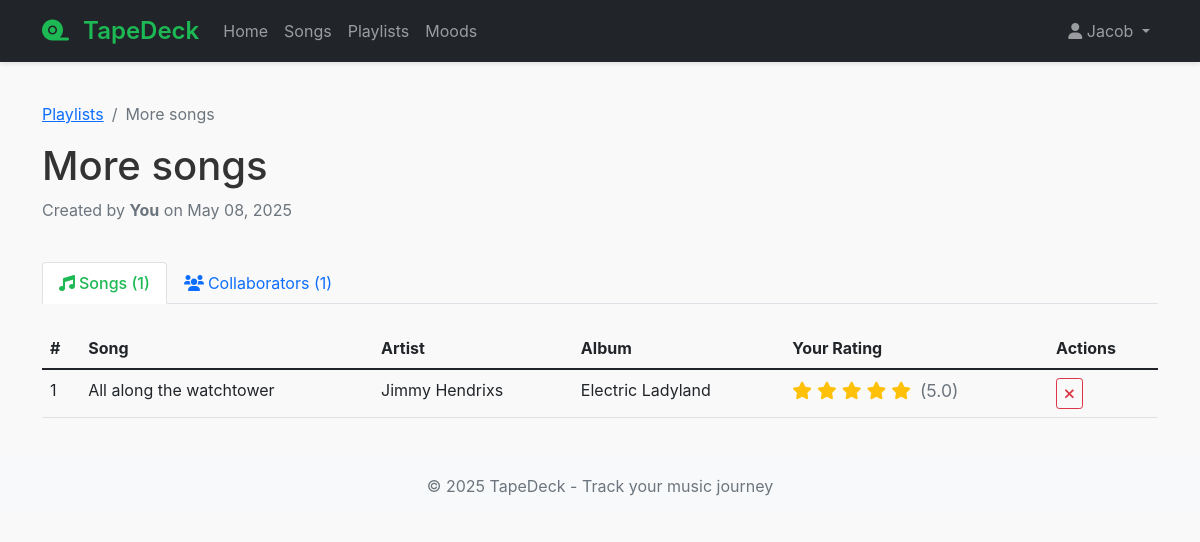
The app's page /playlists/2 (signed in) with its own data.
### models.py (models this page shows, shortened)
class User(UserMixin, db.Model):
    __tablename__ = 'user'
    user_id = db.Column(db.Integer, primary_key=True)
    email = db.Column(db.String(120), unique=True, nullable=False)
    username = db.Column(db.String(80), unique=True, nullable=False)
    password_hash = db.Column(db.String(128))
    ratings = db.relationship('SongRating', backref='user', lazy=True)
    playlists = db.relationship('Playlist', secondary=playlist_manager, backref=db.backref('users', lazy='dynamic'))
    moods = db.relationship('Mood', backref='user', lazy=True)

class Playlist(db.Model):
    __tablename__ = 'playlist'
    playlist_id = db.Column(db.Integer, primary_key=True)
    playlist_name = db.Column(db.String(100), nullable=False)
    created_by = db.Column(db.Integer, db.ForeignKey('user.user_id'), nullable=False)
    created_at = db.Column(db.DateTime, default=datetime.utcnow)
    creator = db.relationship('User', foreign_keys=[created_by])

class Song(db.Model):
    __tablename__ = 'song'
    song_id = db.Column(db.Integer, primary_key=True)
    song_name = db.Column(db.String(100), nullable=False)
    release_date = db.Column(db.String(20))
    album_id = db.Column(db.Integer, db.ForeignKey('album.album_id'))
    artist_id = db.Column(db.Integer, db.ForeignKey('artist.artist_id'), nullable=False)
    genre = db.Column(db.String(50))  # Added genre for filtering requirement
    ratings = db.relationship('SongRating', backref='song', lazy=True)
    playlists = db.relationship('Playlist', secondary=playlist_songs, backref=db.backref('songs', lazy='dynamic'))

class Artist(db.Model):
    __tablename__ = 'artist'
    artist_id = db.Column(db.Integer, primary_key=True)
    artist_name = db.Column(db.String(100), nullable=False)
    songs = db.relationship('Song', backref='artist', lazy=True)

class Album(db.Model):
    __tablename__ = 'album'
    album_id = db.Column(db.Integer, primary_key=True)
    album_name = db.Column(db.String(100), nullable=False)
    songs = db.relationship('Song', backref='album', lazy=True)

class SongRating(db.Model):
    __tablename__ = 'song_rating'
    rating_id = db.Column(db.Integer, primary_key=True)
    user_id = db.Column(db.Integer, db.ForeignKey('user.user_id'), nullable=False)
    song_id = db.Column(db.Integer, db.ForeignKey('song.song_id'), nullable=False)
    rating = db.Column(db.Float, nullable=False)
    mood_id = db.Column(db.Integer, db.ForeignKey('mood.mood_id'))
    notes = db.Column(db.Text)  # Added for note-taking requirement
    created_at = db.Column(db.DateTime, default=datetime.utcnow)
    updated_at = db.Column(db.DateTime, default=datetime.utcnow, onupdate=datetime.utcnow)

### routes.py (the view)
@bp.route('/playlists/<int:playlist_id>')
@login_required
def view_playlist(playlist_id):
    playlist = Playlist.query.get_or_404(playlist_id)
    access = db.session.query(playlist_manager).filter(
        playlist_manager.c.playlist_id == playlist_id,
        playlist_manager.c.user_id == current_user.user_id
    ).first()
    if not access:
        abort(403)
    songs = playlist.songs.all()
    collaborators = db.session.query(User, playlist_manager.c.permissions).join(
        playlist_manager, User.user_id == playlist_manager.c.user_id
    ).filter(
        playlist_manager.c.playlist_id == playlist_id
    ).all()
    permission_level = access.permissions
    collaborator_form = PlaylistCollaboratorForm() if permission_level >= 3 else None
    return render_template(
        'playlist_detail.html',
        playlist=playlist,
        songs=songs,
        collaborators=collaborators,
        permission_level=permission_level,
        collaborator_form=collaborator_form
    )

### app.py (called while the page is built)
def create_app(config_class=Config):
    app = Flask(__name__)
    app.config.from_object(config_class)
    app.jinja_env.globals.update(enumerate=enumerate)
    db.init_app(app)
    login_manager = LoginManager()
    login_manager.login_view = 'routes.login'
    login_manager.login_message_category = 'info'
    login_manager.init_app(app)
    @login_manager.user_loader
    def load_user(user_id):
        return User.query.get(int(user_id))
    app.register_blueprint(routes_bp)
    with app.app_context():
        db.create_all()
    return app

### templates/playlist_detail.html (shortened to what this page needs)
{% extends "base.html" %}
{% block content %}
<nav aria-label="breadcrumb">
    <ol class="breadcrumb">
        <li class="breadcrumb-item"><a href="{{ url_for('routes.playlists') }}">Playlists</a></li>
        <li class="breadcrumb-item active" aria-current="page">{{ playlist.playlist_name }}</li>
    </ol>
</nav>
<div class="row mb-4">
    <div class="col">
        <h1>{{ playlist.playlist_name }}</h1>
        <p class="text-muted">
            Created by
            {% if playlist.created_by == current_user.user_id %}
                <span class="fw-bold">You</span>
            {% else %}
                {{ playlist.creator.username }}
            {% endif %}
            on {{ playlist.created_at.strftime('%B %d, %Y') }}
        </p>
    </div>
</div>
<ul class="nav nav-tabs mb-4" id="playlistTabs" role="tablist">
    <li class="nav-item" role="presentation">
        <button class="nav-link active" id="songs-tab" data-bs-toggle="tab" data-bs-target="#songs-tab-pane" type="button" role="tab" aria-controls="songs-tab-pane" aria-selected="true">
            <i class="fas fa-music me-1"></i>Songs ({{ songs|length }})
        </button>
    </li>
    <li class="nav-item" role="presentation">
        <button class="nav-link" id="collaborators-tab" data-bs-toggle="tab" data-bs-target="#collaborators-tab-pane" type="button" role="tab" aria-controls="collaborators-tab-pane" aria-selected="false">
            <i class="fas fa-users me-1"></i>Collaborators ({{ collaborators|length }})
        </button>
    </li>
</ul>
<div class="tab-content" id="playlistTabsContent">
    <div class="tab-pane fade show active" id="songs-tab-pane" role="tabpanel" aria-labelledby="songs-tab" tabindex="0">
        {% if songs %}
            <div class="table-responsive">
                <table class="table table-hover">
                    <thead>
                        <tr>
                            <th>#</th>
                            <th>Song</th>
                            <th>Artist</th>
                            <th>Album</th>
                            <th>Your Rating</th>
                            {% if permission_level >= 2 %}
                            <th>Actions</th>
                            {% endif %}
                        </tr>
                    </thead>
                    <tbody>
                        {% for index, song in enumerate(songs, start=1) %}
                        <tr class="song-row">
                            <td>{{ index }}</td>
                            <td>{{ song.song_name }}</td>
                            <td>{{ song.artist.artist_name }}</td>
                            <td>{{ song.album.album_name if song.album else '-' }}</td>
                            <td>
                                {% set rating = song.ratings|selectattr('user_id', 'equalto', current_user.user_id)|first %}
                                {% if rating %}
                                <div class="rating-stars">
                                    {% for i in range(1, 6) %}
                                        {% if i <= rating.rating|int %}
                                            <i class="fas fa-star"></i>
                                        {% elif i <= rating.rating + 0.5 %}
                                            <i class="fas fa-star-half-alt"></i>
                                        {% else %}
                                            <i class="far fa-star"></i>
                                        {% endif %}
                                    {% endfor %}
                                    <span class="ms-1 text-muted">({{ rating.rating }})</span>
                                </div>
                                {% else %}
                                <a href="{{ url_for('routes.rate_song', song_id=song.song_id) }}" class="btn btn-sm btn-outline-secondary">
                                    <i class="far fa-star me-1"></i>Rate
                                </a>
                                {% endif %}
                            </td>
                            {% if permission_level >= 2 %}
                            <td>
                                <form action="{{ url_for('routes.remove_song_from_playlist', playlist_id=playlist.playlist_id, song_id=song.song_id) }}" method="POST" class="d-inline">
                                    <button type="submit" class="btn btn-sm btn-outline-danger" onclick="return confirm('Remove this song from the playlist?')">
                                        <i class="fas fa-times"></i>
                                    </button>
                                </form>
                            </td>
                            {% endif %}
                        </tr>
                        {% endfor %}
                    </tbody>
                </table>
            </div>
        {% endif %}
    </div>
</div>
{% endblock %}

### templates/base.html (shortened to what this page needs)
<!DOCTYPE html>
<html lang="en">
<head>
    <link href="https://cdn.jsdelivr.net/npm/bootstrap@5.1.3/dist/css/bootstrap.min.css" rel="stylesheet">
    <link rel="stylesheet" href="https://cdnjs.cloudflare.com/ajax/libs/font-awesome/6.0.0-beta3/css/all.min.css">
    <link rel="stylesheet" href="{{ url_for('static', filename='css/style.css') }}">
</head>
<body>
    <nav class="navbar navbar-expand-lg navbar-dark bg-dark">
        <div class="container">
            <a class="navbar-brand" href="{{ url_for('routes.home') }}">
                <i class="fas fa-tape"></i> {{ config.APP_NAME }}
            </a>
            <div class="collapse navbar-collapse" id="navbarNav">
                <ul class="navbar-nav me-auto">
                    {% if current_user.is_authenticated %}
                        <li class="nav-item">
                            <a class="nav-link" href="{{ url_for('routes.home') }}">Home</a>
                        </li>
                        <li class="nav-item">
                            <a class="nav-link" href="{{ url_for('routes.songs') }}">Songs</a>
                        </li>
                        <li class="nav-item">
                            <a class="nav-link" href="{{ url_for('routes.playlists') }}">Playlists</a>
                        </li>
                        <li class="nav-item">
                            <a class="nav-link" href="{{ url_for('routes.moods') }}">Moods</a>
                        </li>
                    {% endif %}
                </ul>
                <ul class="navbar-nav">
                    {% if current_user.is_authenticated %}
                        <li class="nav-item dropdown">
                            <a class="nav-link dropdown-toggle" href="#" id="userDropdown" role="button" data-bs-toggle="dropdown">
                                <i class="fas fa-user"></i> {{ current_user.username }}
                            </a>
                        </li>
                    {% endif %}
                </ul>
            </div>
        </div>
    </nav>
    <main class="container py-4">
        {% block content %}{% endblock %}
    </main>
    <footer class="footer mt-auto py-3 bg-light">
        <div class="container text-center">
            <span class="text-muted">© 2025 {{ config.APP_NAME }} - Track your music journey</span>
        </div>
    </footer>
</body>
</html>

### static/css/style.css (style rules this page uses)
:root { --primary-color: #1DB954; --primary-dark: #1AA34A; --secondary-color: #191414; --accent-color: #FF6B6B; --light-bg: #f8f9fa; --card-shadow: 0 4px 6px rgba(0, 0, 0, 0.1); --text-muted: #6c757d; }
body { font-family: 'Inter', -apple-system, BlinkMacSystemFont, 'Segoe UI', Roboto, Oxygen, Ubuntu, Cantarell, sans-serif; background-color: #f9f9f9; color: #333; padding-bottom: 2rem; }
.navbar { box-shadow: 0 2px 5px rgba(0, 0, 0, 0.1); background-color: #fff; }
.navbar-brand { font-weight: 600; font-size: 1.5rem; color: var(--primary-color) !important; }
.navbar-brand i { margin-right: 0.5rem; }
.nav-link.active { color: var(--primary-color) !important; font-weight: 500; }
.rating-stars { color: #ffc107; font-size: 1.1rem; }

### records on screen
User: username "Jacob"
Playlist: playlist_name "More songs", created_at "May 08, 2025"
Song: index "1", song_name "All along the watchtower", artist.artist_name "Jimmy Hendrixs", album "Electric Ladyland"
SongRating: rating "5.0"

### other values on screen
{{ config.APP_NAME }} "TapeDeck"
{{ songs|length }} "1"
{{ collaborators|length }} "1"
